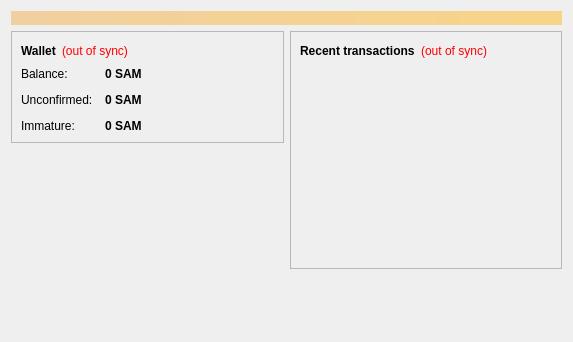
<?xml version="1.0" encoding="UTF-8"?>
<ui version="4.0">
 <class>OverviewPage</class>
 <widget class="QWidget" name="OverviewPage">
  <property name="geometry">
   <rect>
    <x>0</x>
    <y>0</y>
    <width>573</width>
    <height>342</height>
   </rect>
  </property>
  <property name="windowTitle">
   <string>Form</string>
  </property>
  <layout class="QVBoxLayout" name="topLayout">
   <item>
    <widget class="QLabel" name="labelAlerts">
     <property name="visible">
      <bool>false</bool>
     </property>
     <property name="styleSheet">
      <string notr="true">background-color: qlineargradient(x1: 0, y1: 0, x2: 1, y2: 0, stop:0 #F0D0A0, stop:1 #F8D488); color:#000000;</string>
     </property>
     <property name="wordWrap">
      <bool>true</bool>
     </property>
     <property name="margin">
      <number>3</number>
     </property>
    </widget>
   </item>
   <item>
    <layout class="QHBoxLayout" name="horizontalLayout" stretch="1,1">
     <item>
      <layout class="QVBoxLayout" name="verticalLayout_2">
       <item>
        <widget class="QFrame" name="frame">
         <property name="frameShape">
          <enum>QFrame::StyledPanel</enum>
         </property>
         <property name="frameShadow">
          <enum>QFrame::Raised</enum>
         </property>
         <layout class="QVBoxLayout" name="verticalLayout_4">
          <item>
           <layout class="QHBoxLayout" name="horizontalLayout_4">
            <item>
             <widget class="QLabel" name="label_5">
              <property name="font">
               <font>
                <weight>75</weight>
                <bold>true</bold>
               </font>
              </property>
              <property name="text">
               <string>Wallet</string>
              </property>
             </widget>
            </item>
            <item>
             <widget class="QLabel" name="labelWalletStatus">
              <property name="toolTip">
               <string>The displayed information may be out of date. Your wallet automatically synchronizes with the Samcoin network after a connection is established, but this process has not completed yet.</string>
              </property>
              <property name="styleSheet">
               <string notr="true">QLabel { color: red; }</string>
              </property>
              <property name="text">
               <string notr="true">(out of sync)</string>
              </property>
              <property name="alignment">
               <set>Qt::AlignLeading|Qt::AlignLeft|Qt::AlignVCenter</set>
              </property>
             </widget>
            </item>
            <item>
             <spacer name="horizontalSpacer_2">
              <property name="orientation">
               <enum>Qt::Horizontal</enum>
              </property>
              <property name="sizeHint" stdset="0">
               <size>
                <width>40</width>
                <height>20</height>
               </size>
              </property>
             </spacer>
            </item>
           </layout>
          </item>
          <item>
           <layout class="QFormLayout" name="formLayout_2">
            <property name="fieldGrowthPolicy">
             <enum>QFormLayout::AllNonFixedFieldsGrow</enum>
            </property>
            <property name="horizontalSpacing">
             <number>12</number>
            </property>
            <property name="verticalSpacing">
             <number>12</number>
            </property>
            <item row="0" column="0">
             <widget class="QLabel" name="label">
              <property name="text">
               <string>Balance:</string>
              </property>
             </widget>
            </item>
            <item row="0" column="1">
             <widget class="QLabel" name="labelBalance">
              <property name="font">
               <font>
                <weight>75</weight>
                <bold>true</bold>
               </font>
              </property>
              <property name="cursor">
               <cursorShape>IBeamCursor</cursorShape>
              </property>
              <property name="toolTip">
               <string>Your current balance</string>
              </property>
              <property name="text">
               <string notr="true">0 SAM</string>
              </property>
              <property name="textInteractionFlags">
               <set>Qt::LinksAccessibleByMouse|Qt::TextSelectableByKeyboard|Qt::TextSelectableByMouse</set>
              </property>
             </widget>
            </item>
            <item row="1" column="0">
             <widget class="QLabel" name="label_3">
              <property name="text">
               <string>Unconfirmed:</string>
              </property>
             </widget>
            </item>
            <item row="1" column="1">
             <widget class="QLabel" name="labelUnconfirmed">
              <property name="font">
               <font>
                <weight>75</weight>
                <bold>true</bold>
               </font>
              </property>
              <property name="cursor">
               <cursorShape>IBeamCursor</cursorShape>
              </property>
              <property name="toolTip">
               <string>Total of transactions that have yet to be confirmed, and do not yet count toward the current balance</string>
              </property>
              <property name="text">
               <string notr="true">0 SAM</string>
              </property>
              <property name="textInteractionFlags">
               <set>Qt::LinksAccessibleByMouse|Qt::TextSelectableByKeyboard|Qt::TextSelectableByMouse</set>
              </property>
             </widget>
            </item>
            <item row="2" column="0">
             <widget class="QLabel" name="labelImmatureText">
              <property name="text">
               <string>Immature:</string>
              </property>
             </widget>
            </item>
            <item row="2" column="1">
             <widget class="QLabel" name="labelImmature">
              <property name="font">
               <font>
                <weight>75</weight>
                <bold>true</bold>
               </font>
              </property>
              <property name="toolTip">
               <string>Mined balance that has not yet matured</string>
              </property>
              <property name="text">
               <string notr="true">0 SAM</string>
              </property>
              <property name="textInteractionFlags">
               <set>Qt::LinksAccessibleByMouse|Qt::TextSelectableByKeyboard|Qt::TextSelectableByMouse</set>
              </property>
             </widget>
            </item>
           </layout>
          </item>
         </layout>
        </widget>
       </item>
       <item>
        <spacer name="verticalSpacer">
         <property name="orientation">
          <enum>Qt::Vertical</enum>
         </property>
         <property name="sizeHint" stdset="0">
          <size>
           <width>20</width>
           <height>40</height>
          </size>
         </property>
        </spacer>
       </item>
      </layout>
     </item>
     <item>
      <layout class="QVBoxLayout" name="verticalLayout_3">
       <item>
        <widget class="QFrame" name="frame_2">
         <property name="frameShape">
          <enum>QFrame::StyledPanel</enum>
         </property>
         <property name="frameShadow">
          <enum>QFrame::Raised</enum>
         </property>
         <layout class="QVBoxLayout" name="verticalLayout">
          <item>
           <layout class="QHBoxLayout" name="horizontalLayout_2">
            <item>
             <widget class="QLabel" name="label_4">
              <property name="text">
               <string>&lt;b&gt;Recent transactions&lt;/b&gt;</string>
              </property>
             </widget>
            </item>
            <item>
             <widget class="QLabel" name="labelTransactionsStatus">
              <property name="toolTip">
               <string>The displayed information may be out of date. Your wallet automatically synchronizes with the Samcoin network after a connection is established, but this process has not completed yet.</string>
              </property>
              <property name="styleSheet">
               <string notr="true">QLabel { color: red; }</string>
              </property>
              <property name="text">
               <string notr="true">(out of sync)</string>
              </property>
              <property name="alignment">
               <set>Qt::AlignRight|Qt::AlignTrailing|Qt::AlignVCenter</set>
              </property>
             </widget>
            </item>
            <item>
             <spacer name="horizontalSpacer">
              <property name="orientation">
               <enum>Qt::Horizontal</enum>
              </property>
              <property name="sizeHint" stdset="0">
               <size>
                <width>40</width>
                <height>20</height>
               </size>
              </property>
             </spacer>
            </item>
           </layout>
          </item>
          <item>
           <widget class="QListView" name="listTransactions">
            <property name="styleSheet">
             <string notr="true">QListView { background: transparent; }</string>
            </property>
            <property name="frameShape">
             <enum>QFrame::NoFrame</enum>
            </property>
            <property name="verticalScrollBarPolicy">
             <enum>Qt::ScrollBarAlwaysOff</enum>
            </property>
            <property name="horizontalScrollBarPolicy">
             <enum>Qt::ScrollBarAlwaysOff</enum>
            </property>
            <property name="selectionMode">
             <enum>QAbstractItemView::NoSelection</enum>
            </property>
           </widget>
          </item>
         </layout>
        </widget>
       </item>
       <item>
        <spacer name="verticalSpacer_2">
         <property name="orientation">
          <enum>Qt::Vertical</enum>
         </property>
         <property name="sizeHint" stdset="0">
          <size>
           <width>20</width>
           <height>40</height>
          </size>
         </property>
        </spacer>
       </item>
      </layout>
     </item>
    </layout>
   </item>
  </layout>
 </widget>
 <resources/>
 <connections/>
</ui>
